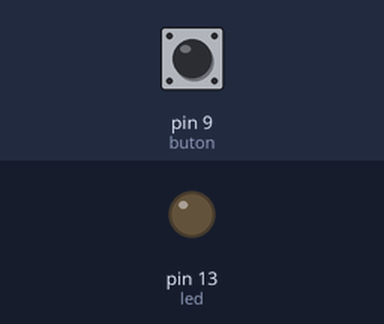
Recording of a sketch running on a simulated Arduino Uno, built with avr-gcc and run on an emulated ATmega328P. Parts: output pins drawn as LEDs (lit = HIGH). The test bench sets the inputs (shaded band); at power-on: pin 9 (buton) LOW.

Above: at 1.2 s.
1.3 s: pin 9 (buton) pulled HIGH for 0.15 s
At 1.37 s:
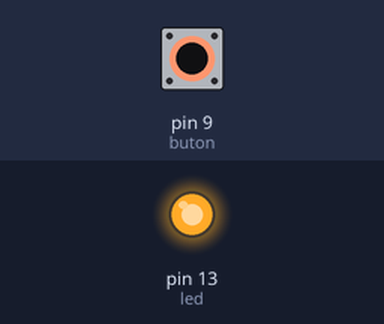
2.9 s: pin 9 (buton) pulled HIGH for 3.2 s
At 6.4 s:
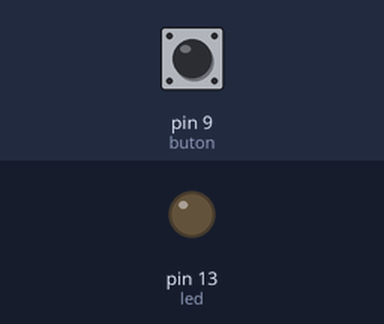
Timing chart, 0 to 7.9 s (numbered marks = the images above; inputs shaded):
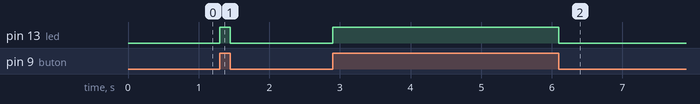

The sketch:

buton_-_led.ino
```cpp
int buton = 9;     // butonun bağlandığı pin
int led =  13;      // ledin bağladığı pin dahili pin ile beraber çalışır

// durumu değişecek değişken tanımı
int butonDurumu = 0;         // buton durumu 0 olarak bağlayacak

void setup() {
  // led pinini çıkış olarak ayarlıyoruz
  pinMode(led, OUTPUT);
  // buton pinini giriş olarak kuruyoruz
  pinMode(buton, INPUT);
}

void loop(){
  // buton durumunu okuyoruz
  butonDurumu = digitalRead(buton);

  // butonun basılı olup olmadığını kontrol ediyoruz
  // eğer basılı ise
  if (butonDurumu == HIGH) {
    // led yanıyor
    digitalWrite(led, HIGH);
  }
  // basılı değilse
  else {
    // led kapalı
    digitalWrite(led, LOW);
  }
}
```

Measured:
- after the input at 1.3 s, pin 13 (led): LOW → HIGH at once, → LOW 0.15 s later
- after the input at 2.9 s, pin 13 (led): LOW → HIGH at once, → LOW 3.2 s later
